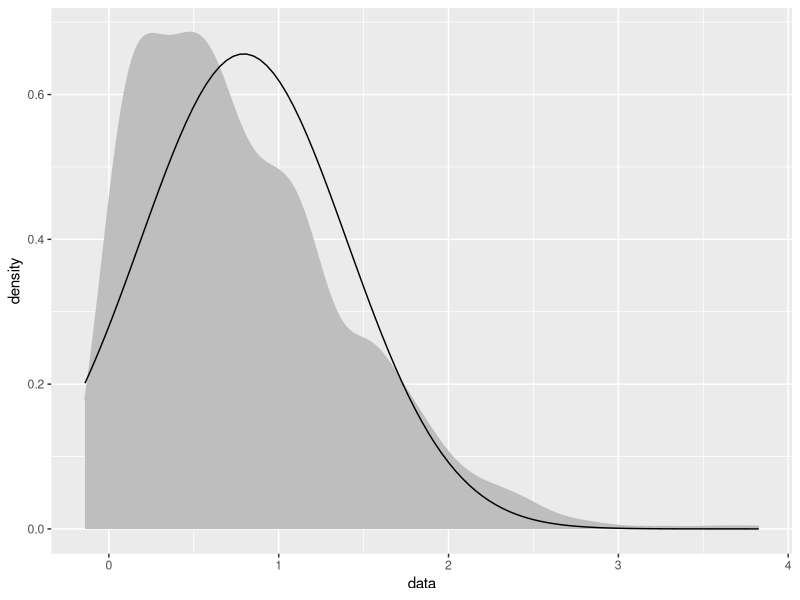
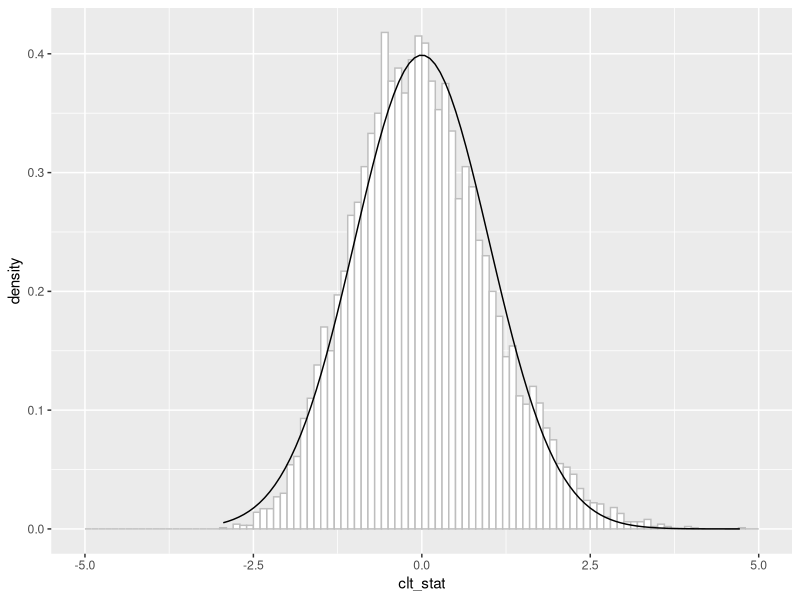

Source code (R) for these figures, in order:
#install.packages("ggplot2")
#install.packages("sn")
library(ggplot2)
library(sn) # library to generate skewed normal distributions.

#----
# Simulating the error to normal approximation as a function of sample size
# and skewness of data.

plot_skewdistr <- function(n, alpha){
  
  xi <- 0
  omega <- 1
  delta <- alpha / sqrt(1+alpha^2)
  mean_sn <- xi + omega*sqrt(2/pi)*delta # mean of skewed normal 
  sd_sn <- omega*sqrt(1-2*delta^2/pi) # standard deviation of skewed normal
  
  
  gen_skewdata <- rsn(n = n, alpha = alpha, xi = 0, omega = 1)
  gen_skewdata <- data.frame(data = gen_skewdata)
  
  ggplot(gen_skewdata, aes(x=data)) +
    geom_density(aes(y = ..density..),
                 colour = "grey",
               fill="grey" ) + 
   stat_function(fun = dnorm, args = list(mean = mean_sn, sd = sd_sn))
}


repeat_experiment <- function(repnr, n, alpha){
  
  xi <- 0
  omega <- 1
  delta <- alpha / sqrt(1+alpha^2)
  mean_sn <- xi + omega*sqrt(2/pi)*delta
  sd_sn <- omega*sqrt(1-2*delta^2/pi)
  
  x <- rsn(n = n*repnr, alpha = alpha, xi = xi, omega = omega)
  x <- matrix(x, nrow = n, ncol = repnr)
  
  x_mean <- colSums(x)/n # column means. alternative: apply(x, 2, mean)
  
  form_clt <- data.frame(clt_stat = sqrt(n)*(x_mean-mean_sn)/sd_sn)
  
  ggplot(form_clt, aes(x=clt_stat)) +
    geom_histogram(aes(y = ..density..),
                   breaks = seq(-5, 5, by = 0.1), 
                   colour = "grey", 
                   fill = "white") +
    stat_function(fun = dnorm, args = list(mean = 0, sd = 1))
  
}

plot_skewdistr(1000,10)

repeat_experiment(10000,10, 10)

# By trying out various combinations of sample size and skewness parameter 
# we get a mixed evidence. This also whows that the CLT in this simple context
# is actually pretty good already.
